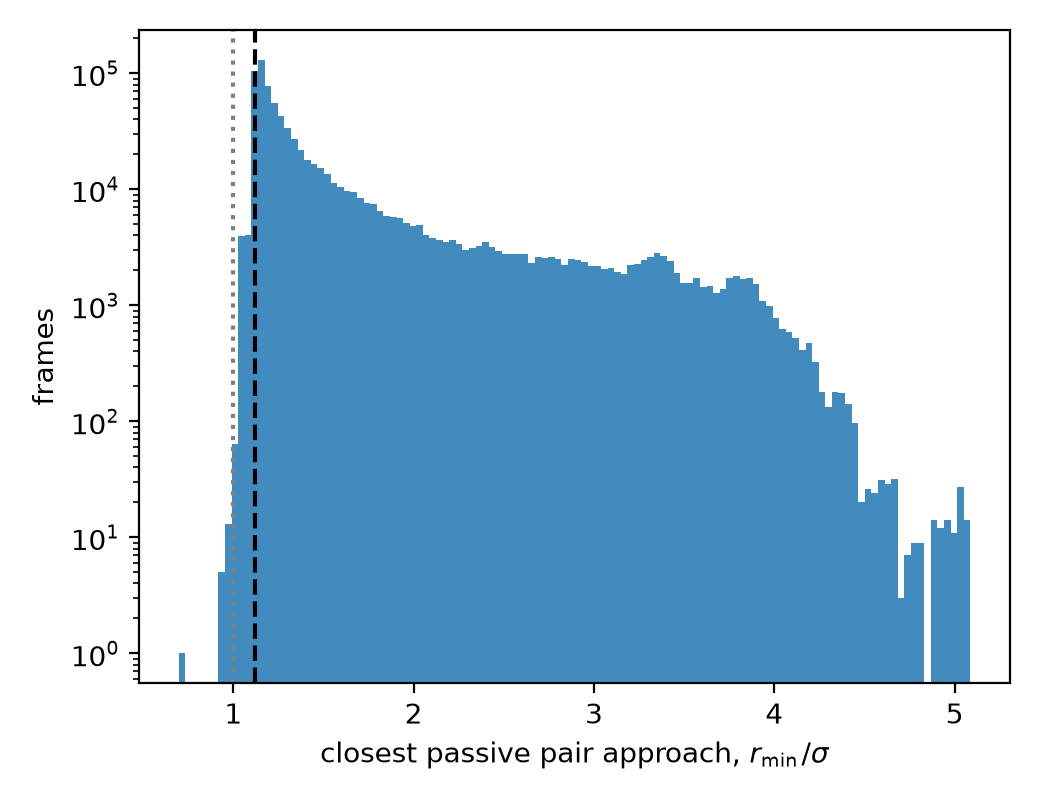

Generate this figure with Python:
"""SM Figure S1(a): histogram of the per-frame closest passive-passive approach r_min/sigma (HRHS trajectory). Dashed line: WCA cutoff 2^(1/6); dotted line: sigma.

Renders a simple version of this panel from figure_s1_a.csv alone (no processing).
Run: python3 figure_s1_a.py
"""
from pathlib import Path
import pandas as pd
import matplotlib
matplotlib.use("Agg")
import matplotlib.pyplot as plt

HERE = Path(__file__).resolve().parent
STEM = "figure_s1_a"
df = pd.read_csv(HERE / f"{STEM}.csv")

fig, ax = plt.subplots(figsize=(5.2, 4.0))
ax.bar(df.x, df.y, width=df.x.iloc[1] - df.x.iloc[0], color="tab:blue", alpha=0.85)
ax.axvline(2 ** (1 / 6), color="black", ls="--", lw=1.5)
ax.axvline(1.0, color="grey", ls=":", lw=1.5)
ax.set_xlabel(r"closest passive pair approach, $r_{\min}/\sigma$")
ax.set_ylabel("frames")
ax.set_yscale("log")

fig.tight_layout()
fig.savefig(HERE / f"{STEM}.png", dpi=200)
print(f"saved {STEM}.png")
